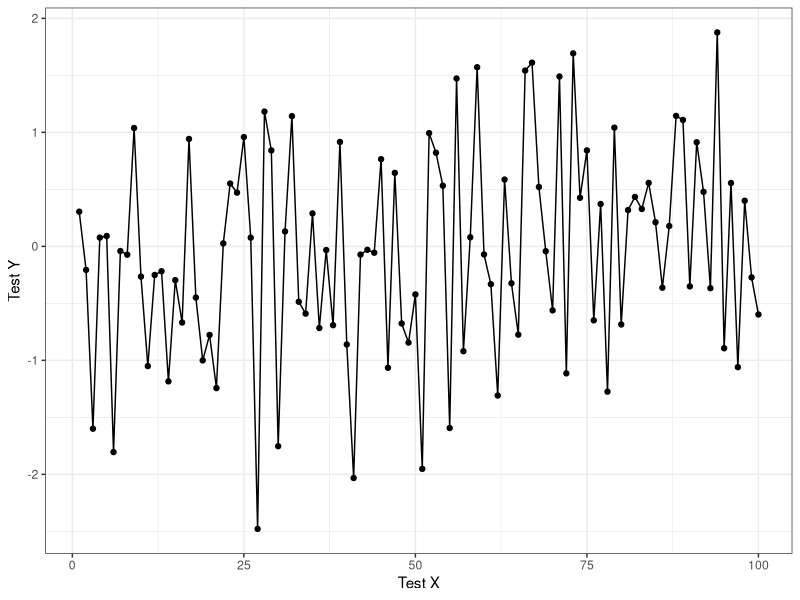
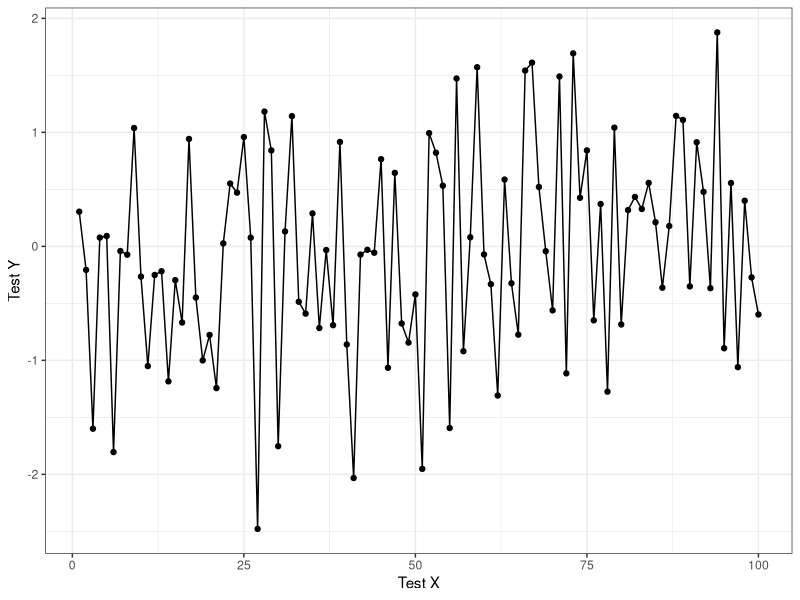

R code for these plots, in order:
library(ggplot2)
library(mgcv)
d = read.csv("data/data.csv", stringsAsFactors = FALSE)

ggplot(d, aes(x, y)) +
  geom_point() +
  geom_line() +
  theme_bw() +
  xlab("Test X") +
  ylab("Test Y")

ggsave("plot.png")


# https://www.r-bloggers.com/2021/01/automatic-rendering-of-a-plot-with-github-actions/
